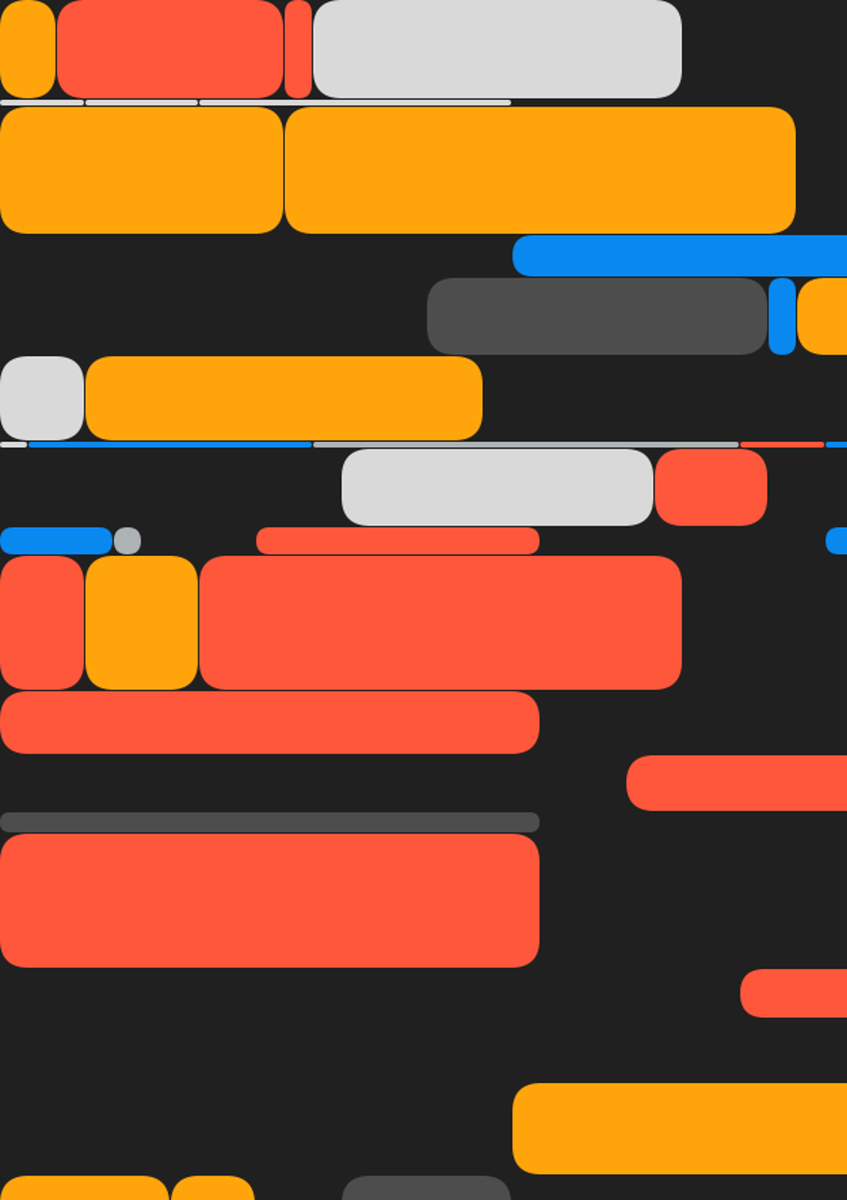
Frame 1 (no input)
Frame 60 (the mouse pressed at the canvas centre just before this capture): identical to frame 1, image omitted
Frame 120 (the mouse held since frame 60 and released just before this capture): identical to frame 1, image omitted

The Processing sketch that drew this single still picture (run headless with seeded random() and noise(); from frame 60 on, the mouse is pressed at the canvas centre):

// Processing sketch: Cover_001
// ── Cover_001.pde
PGraphics cover;
color colors[] = {
  #0988f0,
  #ff573b,
  #ffa50b,
  #4d4d4d,
  #adb2b5,
  #d9d9d9,
  #202020
};

int shapesHeight = 10;
int shapesWidth = 10;

float t;

ArrayList<Rectangle> rectangles = new ArrayList<Rectangle>();

void settings() {
  size(int(595*1.5), int(842*1.5));
  noiseSeed(1);
  randomSeed(1);
}

void setup() {
  cover = createGraphics(595, 842);
  frameRate(30); // Set a reasonable frame rate

  //////////RECTANGLES
                float y = 0;
                while (y < cover.height) {
                    float x = 0;
                    float currentHeight = floor(random(1, 20)) * 5;
                    while (x < cover.width) {
                    float currentWidth = floor(random(1, 20)) * 20;
                    color fillColor;
                    if ((int(x / currentWidth) + int(y / currentHeight)) % 2 == 0) {
                        fillColor = colors[int(random(colors.length - 1))]; // Random color
                    } else {
                        fillColor = colors[colors.length - 1]; // Last color in the array
                    }
                    rectangles.add(new Rectangle(x, y, currentWidth-1, currentHeight-1, fillColor));
                    x += currentWidth;
                    }
                    y += currentHeight;
                }
}

void draw() {
    t++;
  cover.beginDraw();
  cover.background(color(#202020));
  cover.noStroke();
  //cover.rectMode(CENTER);

  for (int i = 0; i < rectangles.size(); i++) {
    rectangles.get(i).display();

  }

  cover.endDraw();

  image(cover, 0, 0, width, height);

  // Comment out or remove this line to enable animation
   //noLoop();
}






class Rectangle {
  float x, y, w, h, newWidth, radius;
  color fillColor;

PVector scale, scaleVelocity;

  Rectangle(float x, float y, float _width, float _height, color fillColor) {
    this.x = x;
    this.y = y;
    this.w = _width;
    this.h = _height;
    this.fillColor = fillColor;
    this.newWidth = 0;

  }

  void display() {
    this.newWidth = map(noise(x * 0.1, y * 0.1+t*0.05), 0, 1, this.w-10, this.w+10);
    
    cover.fill(fillColor);
    cover.rect(x, y, this.w, this.h, 20);
  }
}
